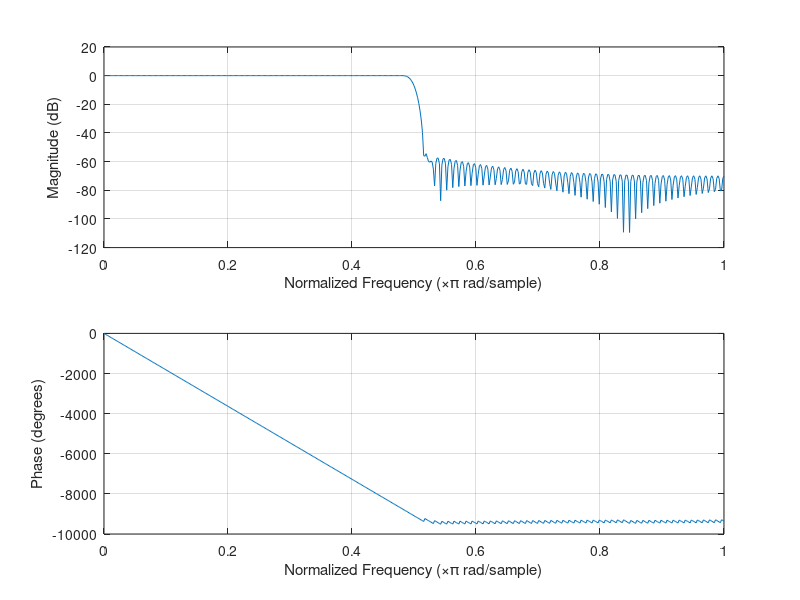
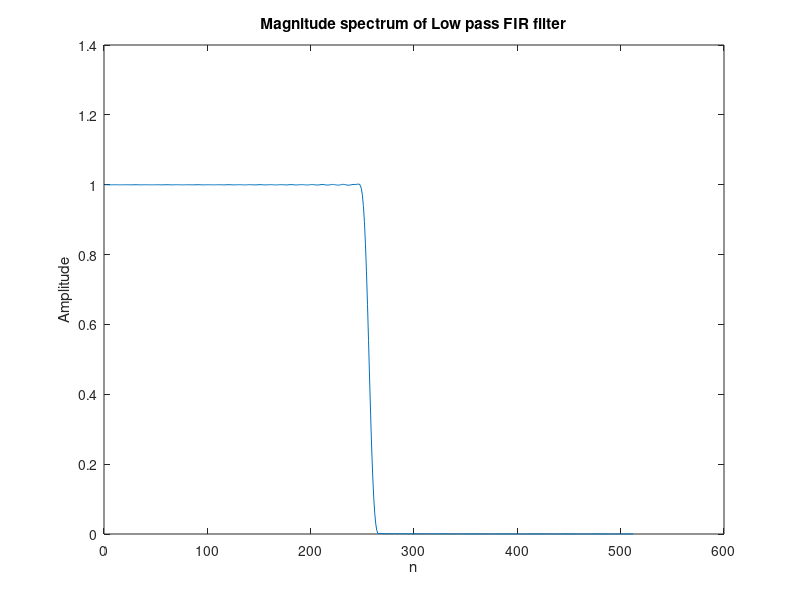

MATLAB code to generate these figures, in order:
%% Experiment - 4
% Exercise - 1
clc;
clear;
figure;

%% Low pass FIR filter design using the window method
w_p = 0.375;  % Pass band frequency
w_s = 0.5;  % Stop band frequency

k = 4;  % Hamming window
N = ceil((2 * k * pi) / (w_s - w_p));  % Order of filter
win = window(@hamming, N+1);  % Hamming window
NUM = fir1(N, w_s, 'low', win);  % Numerator coefficients of T[z]
DEN = [1];  % Denominator coefficients of T[z]
freqz(NUM, DEN)  % Frequency response

figure;
H = freqz(NUM, DEN);  % Frequency response
plot(abs(H))  % Magnitude spectrum
title('Magnitude spectrum of Low pass FIR filter')
xlabel('n'), ylabel('Amplitude')
